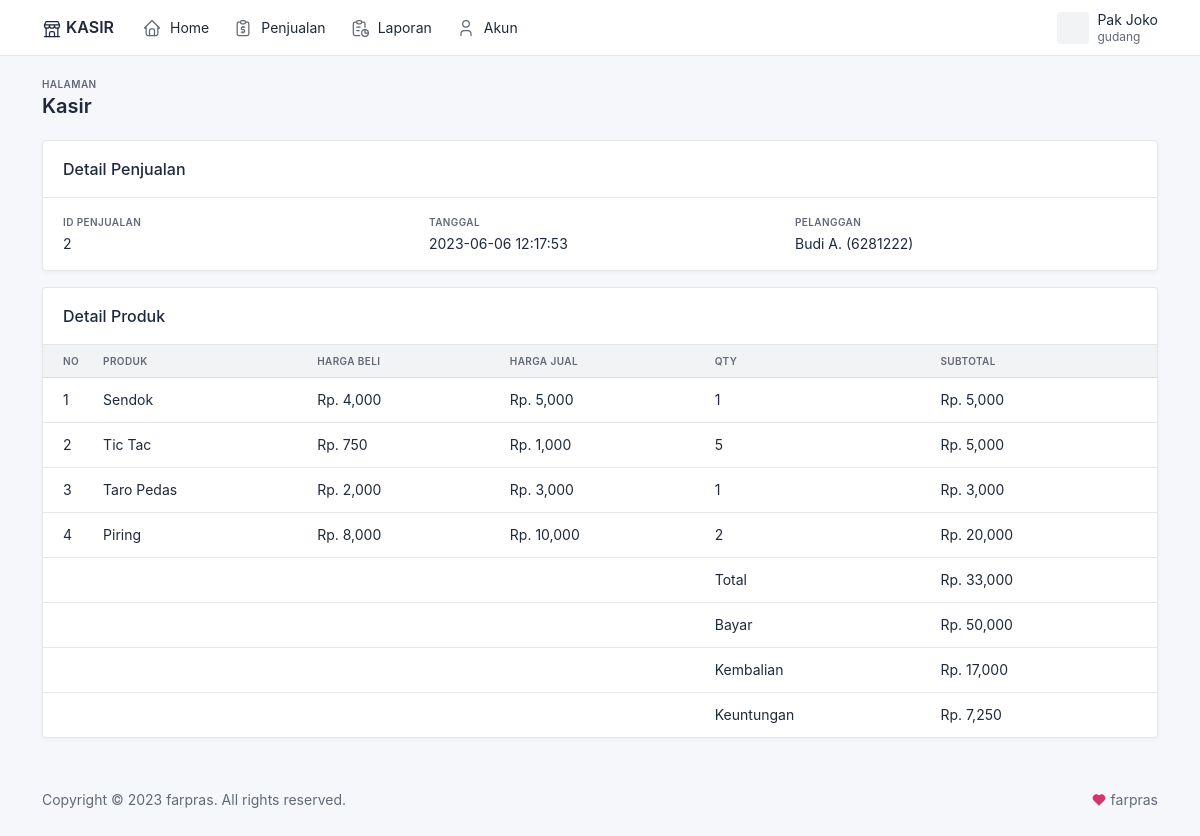
Page /kasir/penjualan_produk.php?id=2 (signed in) on the committed database.
### tables this page shows
CREATE TABLE IF NOT EXISTS `penjualan` (
  `id_penjualan` int(11) NOT NULL AUTO_INCREMENT,
  `id_pelanggan` int(11) DEFAULT NULL,
  `id_toko` int(11) NOT NULL,
  `id_user` int(11) NOT NULL,
  `tanggal_penjualan` datetime NOT NULL,
  `total_penjualan` int(11) NOT NULL,
  `bayar_penjualan` int(11) NOT NULL,
  `kembalian_penjualan` int(11) NOT NULL,
  PRIMARY KEY (`id_penjualan`)
);

CREATE TABLE IF NOT EXISTS `pelanggan` (
  `id_pelanggan` int(11) NOT NULL AUTO_INCREMENT,
  `id_toko` int(11) NOT NULL,
  `nama_pelanggan` varchar(100) NOT NULL,
  `email_pelanggan` varchar(100) NOT NULL,
  `telepon_pelanggan` varchar(25) NOT NULL,
  `alamat_pelanggan` varchar(100) NOT NULL,
  PRIMARY KEY (`id_pelanggan`)
);

CREATE TABLE IF NOT EXISTS `penjualan_produk` (
  `id_penjualan_produk` int(11) NOT NULL AUTO_INCREMENT,
  `id_penjualan` int(11) NOT NULL,
  `id_produk` int(11) NOT NULL,
  `id_toko` int(11) NOT NULL,
  `harga_beli` int(11) NOT NULL,
  `nama_jual` varchar(255) NOT NULL,
  `harga_jual` int(11) NOT NULL,
  `jumlah_jual` int(11) NOT NULL,
  `subtotal_jual` int(11) NOT NULL,
  PRIMARY KEY (`id_penjualan_produk`)
);

### kasir/penjualan_produk.php (the view)
<?php include "header.php"; ?>
<?php
$id_toko = $_SESSION['user']['id_toko'];
$id_penjualan = $_GET['id'];
$ambil = $koneksi->query("SELECT * FROM penjualan
                            LEFT JOIN pelanggan ON penjualan.id_pelanggan=pelanggan.id_pelanggan
                                WHERE penjualan.id_penjualan='$id_penjualan' AND penjualan.id_toko='$id_toko'");
$penjualan = $ambil->fetch_assoc();
$produk = array();
$ambil = $koneksi->query("SELECT * FROM penjualan_produk WHERE id_penjualan='$id_penjualan' AND id_toko='$id_toko'");
while ($tiap = $ambil->fetch_assoc()) {
    $produk[] = $tiap;
}
?>
<div class="page-body">
    <div class="container-xl">
        <div class="card">
            <div class="card-header">
                <h3 class="card-title">Detail Penjualan</h3>
            </div>
            <div class="card-body">
                <div class="datagrid">
                    <div class="datagrid-item">
                        <div class="datagrid-title">ID Penjualan</div>
                        <div class="datagrid-content"><?= $penjualan['id_penjualan']; ?></div>
                    </div>
                    <div class="datagrid-item">
                        <div class="datagrid-title">Tanggal</div>
                        <div class="datagrid-content"><?= $penjualan['tanggal_penjualan']; ?></div>
                    </div>
                    <div class="datagrid-item">
                        <div class="datagrid-title">Pelanggan</div>
                        <div class="datagrid-content">
                            <?php if ($penjualan['id_pelanggan'] != 0) : ?>
                                <?= $penjualan['nama_pelanggan']; ?> (<?= $penjualan['telepon_pelanggan']; ?>)
                                <?php else : ?>-<?php endif; ?>
                        </div>
                    </div>
                </div>
            </div>
        </div>
        <div class="card mt-3">
            <div class="card-header">
                <h3 class="card-title">Detail Produk</h3>
            </div>
            <div class="table-responsive">
                <table class="table table-vcenter card-table">
                    <thead>
                        <tr>
                            <th class="w-1">No</th>
                            <th>Produk</th>
                            <th>Harga Beli</th>
                            <th>Harga Jual</th>
                            <th>QTY</th>
                            <th>Subtotal</th>
                        </tr>
                    </thead>
                    <tbody>
                        <?php $keuntungan = 0; ?>
                        <?php foreach ($produk as $key => $value) : ?>
                            <?php $keuntungan += ($value['harga_jual'] - $value['harga_beli']) * $value['jumlah_jual']; ?>
                            <tr>
                                <td><?= $key + 1; ?></td>
                                <td><?= $value['nama_jual']; ?></td>
                                <td>Rp. <?= number_format($value['harga_beli']); ?></td>
                                <td>Rp. <?= number_format($value['harga_jual']); ?></td>
                                <td><?= $value['jumlah_jual']; ?></td>
                                <td>Rp. <?= number_format($value['subtotal_jual']); ?></td>
                            </tr>
                        <?php endforeach; ?>
                    </tbody>
                    <tfoot>
                        <tr>
                            <td colspan="4"></td>
                            <td colspan="1">Total</td>
                            <td>Rp. <?= number_format($penjualan['total_penjualan']); ?></td>
                        </tr>
                        <tr>
                            <td colspan="4"></td>
                            <td colspan="1">Bayar</td>
                            <td>Rp. <?= number_format($penjualan['bayar_penjualan']); ?></td>
                        </tr>
                        <tr>
                            <td colspan="4"></td>
                            <td colspan="1">Kembalian</td>
                            <td>Rp. <?= number_format($penjualan['kembalian_penjualan']); ?></td>
                        </tr>
                        <tr>
                            <td colspan="4"></td>
                            <td colspan="1">Keuntungan</td>
                            <td>Rp. <?= number_format($keuntungan) ?></td>
                        </tr>
                    </tfoot>
                </table>
            </div>
        </div>
    </div>
</div>
<?php include "footer.php"; ?>

### rows in the picture
penjualan: id_penjualan "2", tanggal_penjualan "2023-06-06 12:17:53", id_pelanggan.nama_pelanggan "Budi A.", id_pelanggan.telepon_pelanggan "6281222", total_penjualan "33,000", bayar_penjualan "50,000", kembalian_penjualan "17,000"
penjualan_produk: nama_jual "Sendok", harga_beli "4,000", harga_jual "5,000", jumlah_jual "1", subtotal_jual "5,000"
penjualan_produk: nama_jual "Tic Tac", harga_beli "750", harga_jual "1,000", jumlah_jual "5", subtotal_jual "5,000"
penjualan_produk: nama_jual "Taro Pedas", harga_beli "2,000", harga_jual "3,000", jumlah_jual "1", subtotal_jual "3,000"
penjualan_produk: nama_jual "Piring", harga_beli "8,000", harga_jual "10,000", jumlah_jual "2", subtotal_jual "20,000"

### other values in the picture
$_SESSION['user']['nama_user'] "Pak Joko"
$_SESSION['user']['level_user'] "gudang"
$keuntungan "7,250"
